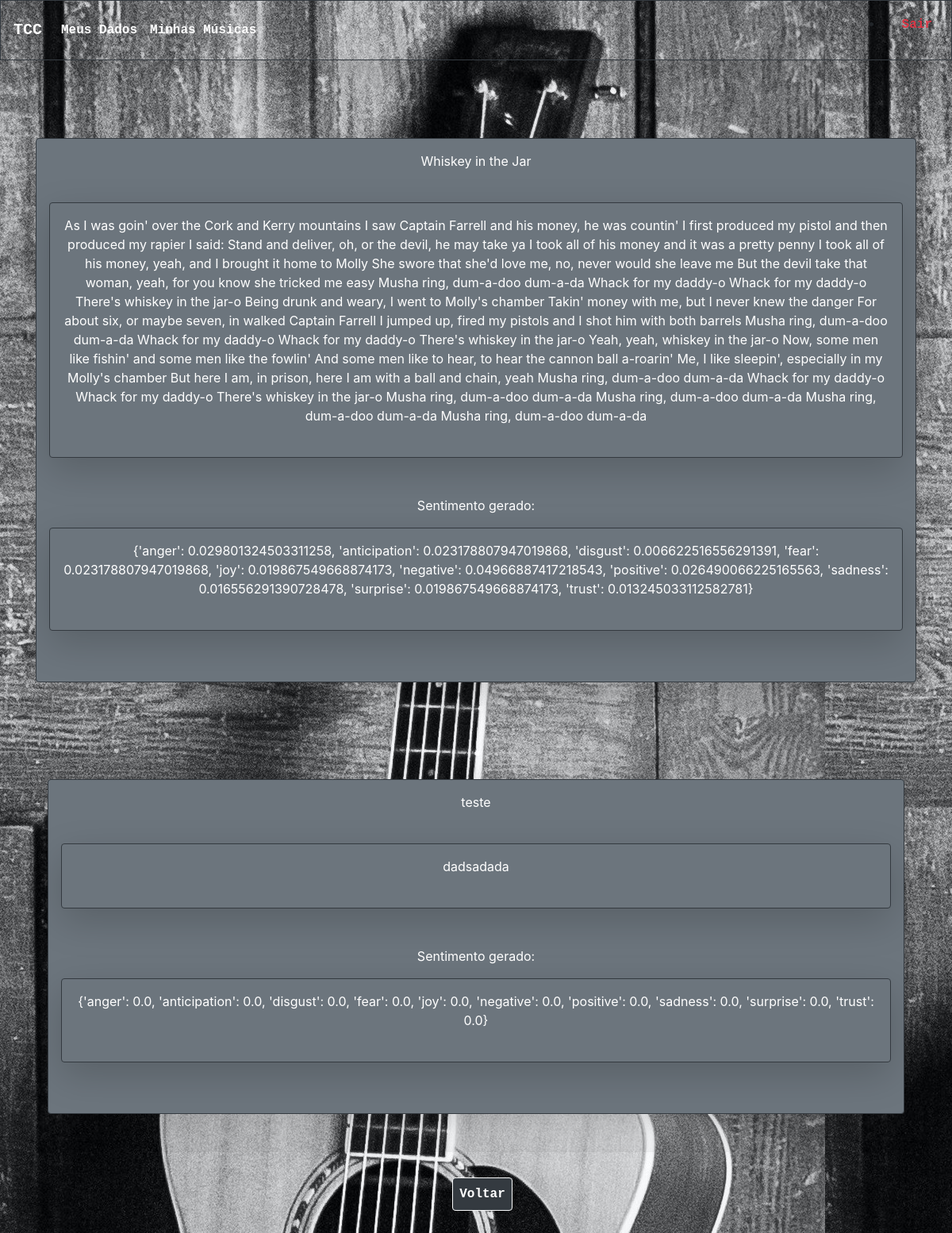
/lista/3 (signed in), run on an earlier commit of the app's database.
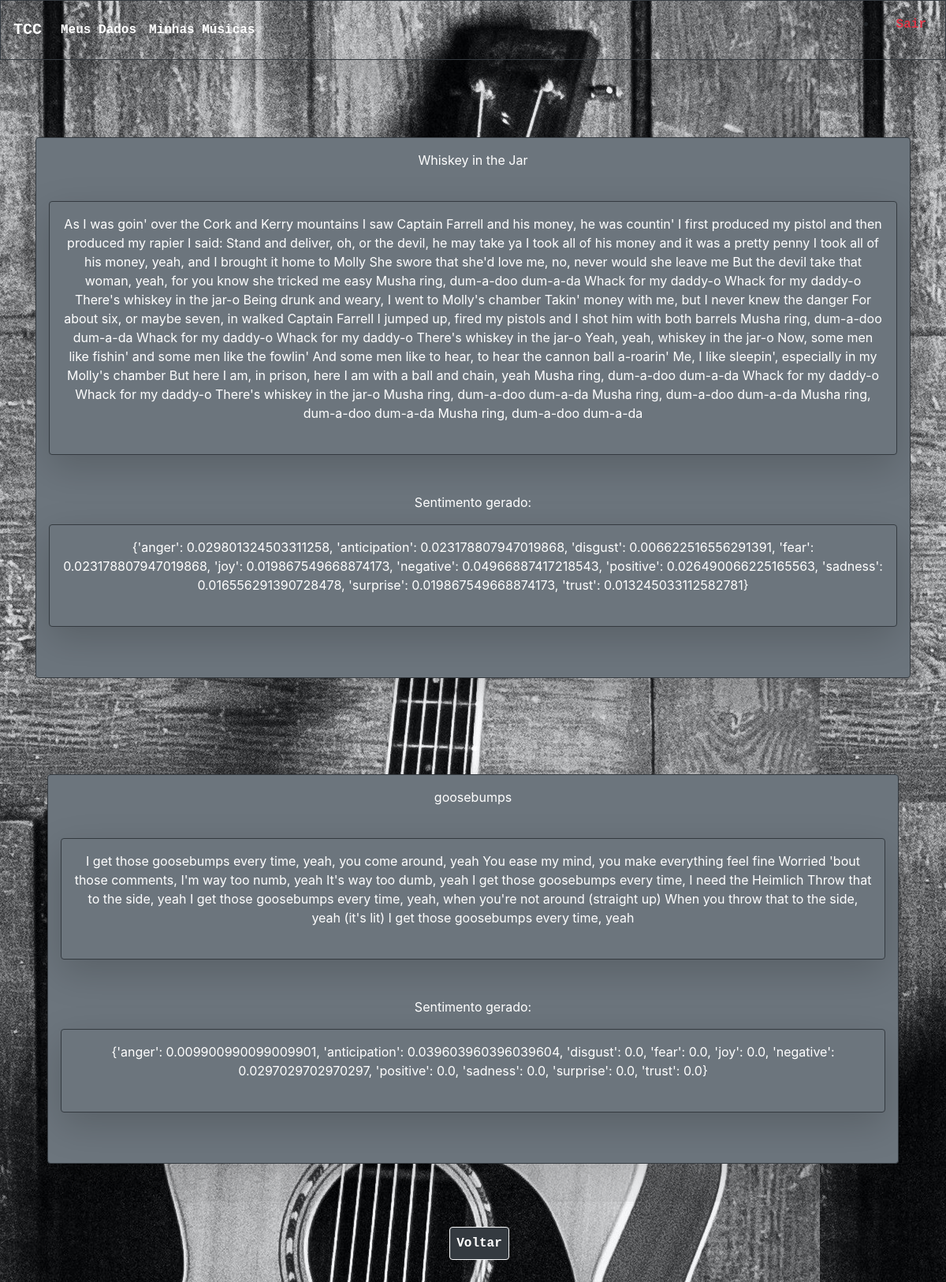
And on a later commit of the database.
### AnaliseSentimentos/models.py (models this page shows, shortened)
class Letra(models.Model):
    nomeM = models.CharField(max_length=150, verbose_name='')
    letra = models.TextField(max_length=10000, verbose_name='', unique=True)
    sentimento = models.TextField(max_length=100000)
    usuario = models.ForeignKey(User, on_delete=models.PROTECT)

### AnaliseSentimentos/views.py (the view, shortened to what this page needs)
# urls.py: path('lista/<int:pk>', lista.as_view(), name='letra'),
class lista(LoginRequiredMixin, ListView):
    model = LetraList
    template_name: str = 'lista.html'
    queryset = Letra.objects.order_by('letra')
    sentimento = property('letra')
    login_url: reverse_lazy('login')
    def get_queryset(self):
        self.queryset = Letra.objects.filter(usuario=self.request.user)
        return self.queryset

### AnaliseSentimentos/templates/lista.html (shortened to what this page needs)
<!DOCTYPE html>
<html lang="pt-br">
<link rel="stylesheet" href="https://stackpath.bootstrapcdn.com/bootstrap/4.4.1/css/bootstrap.min.css"
 />
<link rel="stylesheet" href="/static/css/style.css" />
{% load static %}
<body background="../static/img/fundo.jpg">
    <nav class="navbar navbar-expand-sm navbar navbar-dark bg-transparent
        shadow-lg p-3 mb-4 border border-dark rounde ">
        <a class="navbar-brand font-weight-bold text-monospace" href="/letra">TCC</a>
        <div class="collapse navbar-collapse" id="navbarSupportedContent">
            <ul class="navbar-nav mr-auto">
                <li class="nav-item active">
                    <a class="nav-link font-weight-bold text-monospace" href="/informacoes">Meus Dados </a>
                </li>
                <li class="nav-item active">
                    <a class="nav-link font-weight-bold text-monospace" href="/letras">Minhas Músicas </a>
                </li>
            </ul>
            <ul>
                <li class="nav-item active">
                 <a role="button" href="{% url 'logout' %}" id="botao" class="text-center ml-3 mt-3 mb-3 p-2 text-danger
            border-light font-weight-bold text-monospace align-left ">Sair</a>
                </li>
            </ul>
        </div>
    </nav>
   <body img background="../static/img/fundo.jpg">
   </body>
            {% for letra in object_list %}
      <div class="container text-white" id="container">
    <div class="container-fluid flex border border-dark zz
    shadow-lg p-3 mb-5 bg-secondary rounded
    p-2 mt-3 mb-3 mx-auto p-2 text-center">
    {{letra.nomeM}}<br><br>
    <div class="container-fluid flex border border-dark zz
    shadow-lg p-3 mb-5 bg-secondary rounded
    p-2 mt-3 mb-3 mx-auto p-2 text-center">
   {{letra.letra}}<br><br>
 </div>
   <p>  Sentimento gerado:</p>
    <div class="container-fluid flex border border-dark zz
    shadow-lg p-3 mb-5 bg-secondary rounded
    p-2 mt-3 mb-3 mx-auto p-2 text-center">
   {{letra.sentimento}}<br><br>
</div>
</div>
                   {% endfor %}
  <div class="container-fluid
    shadow-lg p-3 mb-5 bg-transparent rounded
    p-2 mt-3 mb-3 mx-auto p-2 text-center">
      <div>
            <a role="button" href="/letras/" id="botao" class="btn btn-dark text-center ml-3 mt-3 mb-3 block p-2
        border-light font-weight-bold text-monospace">Voltar</a>
      </div>
      </div>
</body>
</html>

### AnaliseSentimentos/static/css/style.css (style rules this page uses)
#container { padding-top: 58px; padding-bottom: 58px; }

What changed in the data, as far as the page shows it:
removed Letra: nomeM "teste", letra "dadsadada", sentimento "{'anger': 0.0, 'anticipation': 0.0, 'disgust': 0.0, 'fear': 0.0, 'joy': 0.0, 'negative': 0.0, 'positive': 0.0, 'sadness': 0.0, 'surprise': 0.0, 'trust': 0.0}"
added Letra: nomeM "goosebumps", letra "I get those goosebumps every time, yeah, you come around, yeah You ease my mind, you make everything feel fine Worried 'bout those comments, I'm way too numb, yeah It's way too dumb, yeah I get those goosebumps every time, I need the Heimlich Throw that to the side, yeah I get those goosebumps every time, yeah, when you're not around (straight up) When you throw that to the side, yeah (it's lit) I get those goosebumps every time, yeah", sentimento "{'anger': 0.009900990099009901, 'anticipation': 0.039603960396039604, 'disgust': 0.0, 'fear': 0.0, 'joy': 0.0, 'negative': 0.0297029702970297, 'positive': 0.0, 'sadness': 0.0, 'surprise': 0.0, 'trust': 0.0}"
